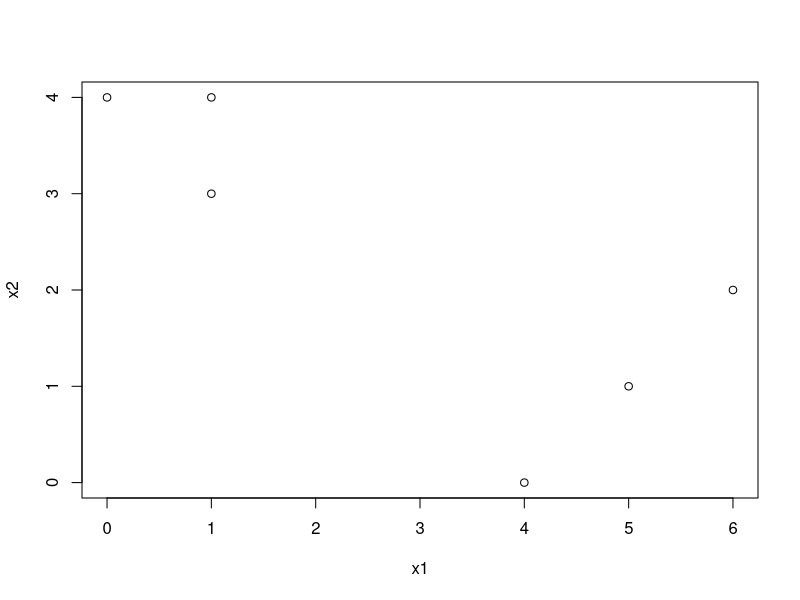
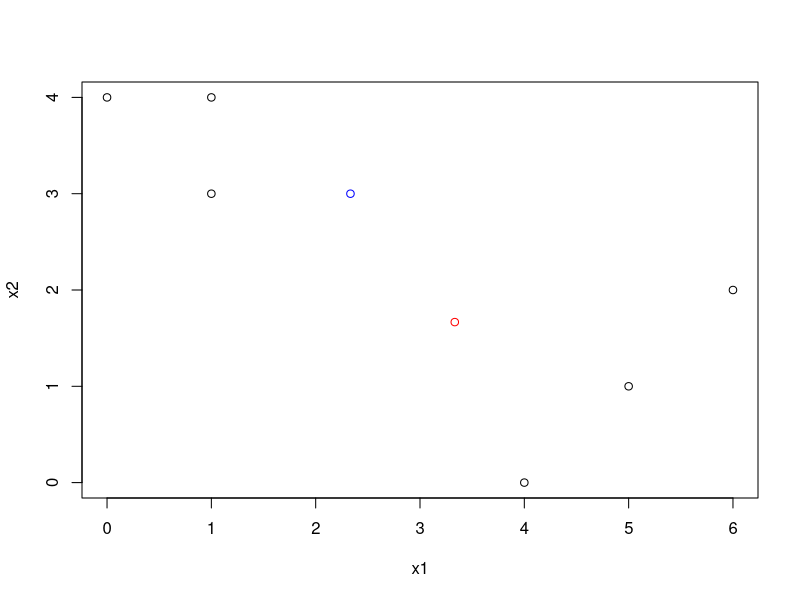
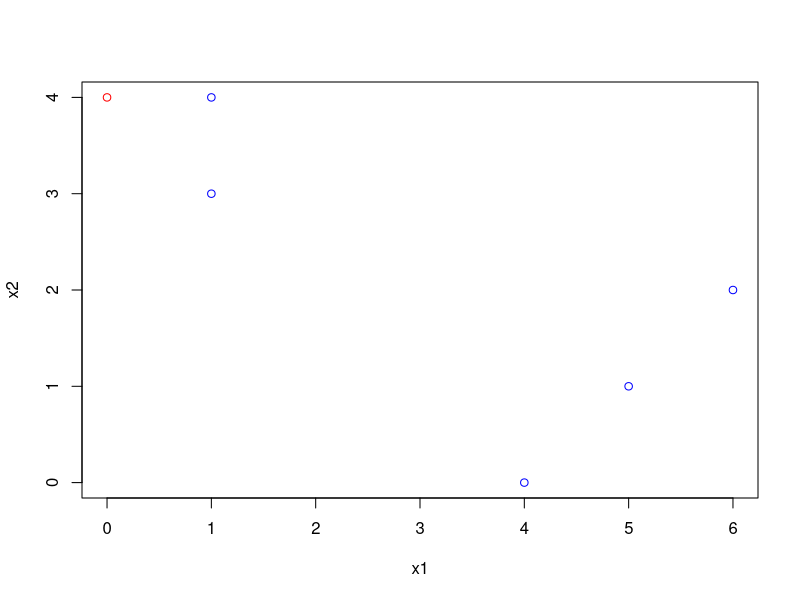
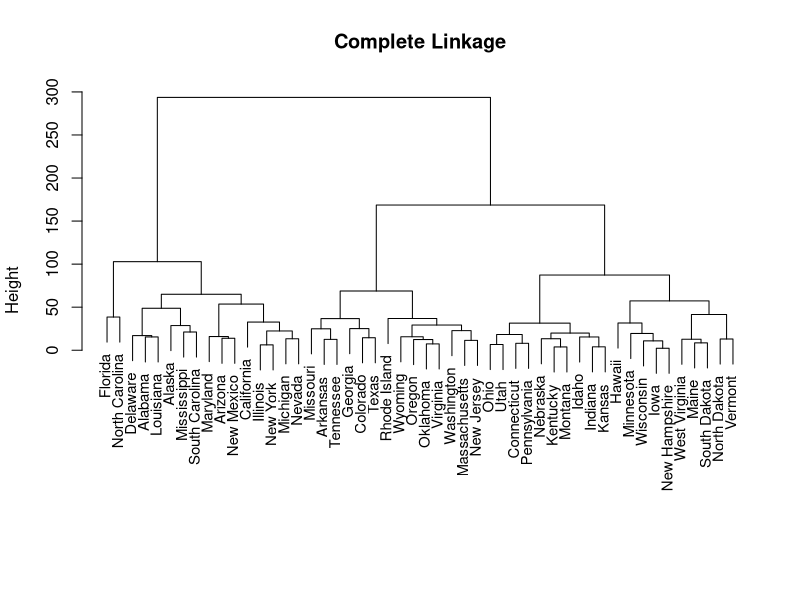
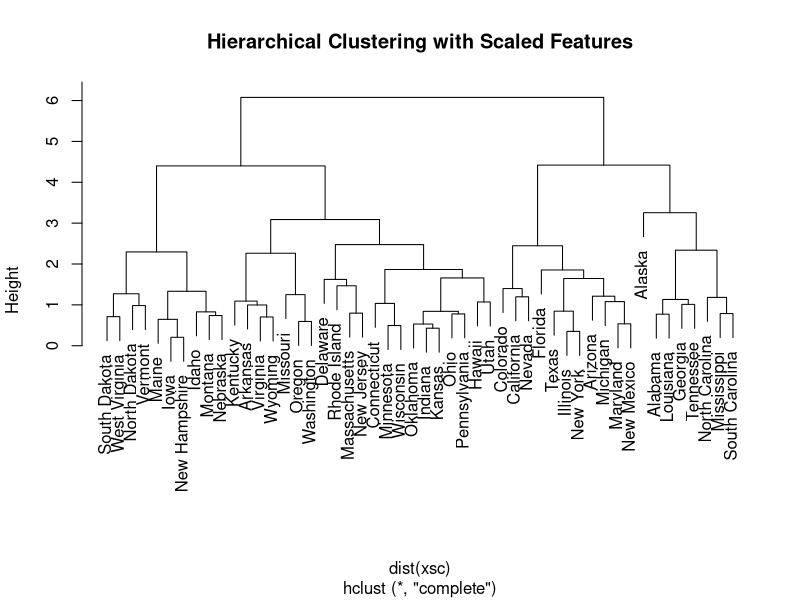

The R source for these figures, in order:
## ---- chunk 1
knitr::opts_chunk$set(echo = TRUE)
## ---- chunk 2
library(knitr)
obs<-c(1,2,3,4,5,6)
x1<-c(1,1,0,5,6,4)
x2<-c(4,3,4,1,2,0)
observations<-data.frame(obs,x1,x2)
colnames(observations)<- c("Obs","X1","X2")
kable(observations)
## ---- chunk 3
plot(x1,x2)
## ---- chunk 4
len <- dim(observations)[1]
label_1<-sample(len,len/2)
label_2<-(-label_1)

observations$Labels<-NA
observations$Labels[label_1]=1
observations$Labels[label_2]=2
## ---- chunk 5
c1_x1<-mean(observations$X1[label_1])
c1_x2<-mean(observations$X2[label_1])
c1<-c(c1_x1,c1_x2)

c2_x1<-mean(observations$X1[label_2])
c2_x2<-mean(observations$X2[label_2])
c2<-c(c2_x1,c2_x2)

plot(x1,x2)
points(c1_x1,c1_x2,col="blue")
points(c2_x1,c2_x2,col="red")
## ---- chunk 6
observations$Labels_2<-NA

for (i in 1:len) {
  c1_dist<-sqrt((c1_x1-observations$X1[i])^2 + (c1_x2-observations$X2[i])^2)
  c2_dist<-sqrt((c2_x1-observations$X1[i])^2 + (c2_x2-observations$X2[i])^2)
  if (c1_dist < c2_dist) {
    observations$Labels_2[i]<-1
  } else {
    observations$Labels_2[i]<-2
  }
}
## ---- chunk 7
c1_x1_3<-mean(observations$X1 == 1)
c1_x2_3<-mean(observations$X2 == 1)
c1_3<-c(c1_x1_3,c1_x2_3)

c2_x1_3<-mean(observations$X1 == 2)
c2_x2_3<-mean(observations$X2 == 2)
c2_3<-c(c2_x1_3,c2_x2_3)

observations$Labels_3<-NA

for (i in 1:len) {
  c1_dist<-sqrt((c1_x1_3-observations$X1[i])^2 + (c1_x2_3-observations$X2[i])^2)
  c2_dist<-sqrt((c2_x1_3-observations$X1[i])^2 + (c2_x2_3-observations$X2[i])^2)
  if (c1_dist < c2_dist) {
    observations$Labels_3[i]<-1
  } else {
    observations$Labels_3[i]<-2
  }
}

c1_x1_4<-mean(observations$X1 == 1)
c1_x2_4<-mean(observations$X2 == 1)
c1_4<-c(c1_x1_4,c1_x2_3)

c2_x1_4<-mean(observations$X1 == 2)
c2_x2_4<-mean(observations$X2 == 2)
c2_4<-c(c2_x1_4,c2_x2_4)

observations$Labels_4<-NA

for (i in 1:len) {
  c1_dist<-sqrt((c1_x1_4-observations$X1[i])^2 + (c1_x2_4-observations$X2[i])^2)
  c2_dist<-sqrt((c2_x1_4-observations$X1[i])^2 + (c2_x2_4-observations$X2[i])^2)
  if (c1_dist < c2_dist) {
    observations$Labels_4[i]<-1
  } else {
    observations$Labels_4[i]<-2
  }
}
## ---- chunk 8
plot(x1,x2,col=ifelse(observations$Labels_4 == 1,'blue','red'))
## ---- chunk 9
hc.complete<-hclust(dist(USArrests),method="complete")
plot(hc.complete,main="Complete Linkage",xlab="",sub="",cex=.9)
## ---- chunk 10
cutree(hc.complete,3)
## ---- chunk 11
xsc=scale(USArrests)
plot(hclust(dist(xsc),method="complete"),main="Hierarchical Clustering with Scaled Features")
cutree(hc.complete,3)
